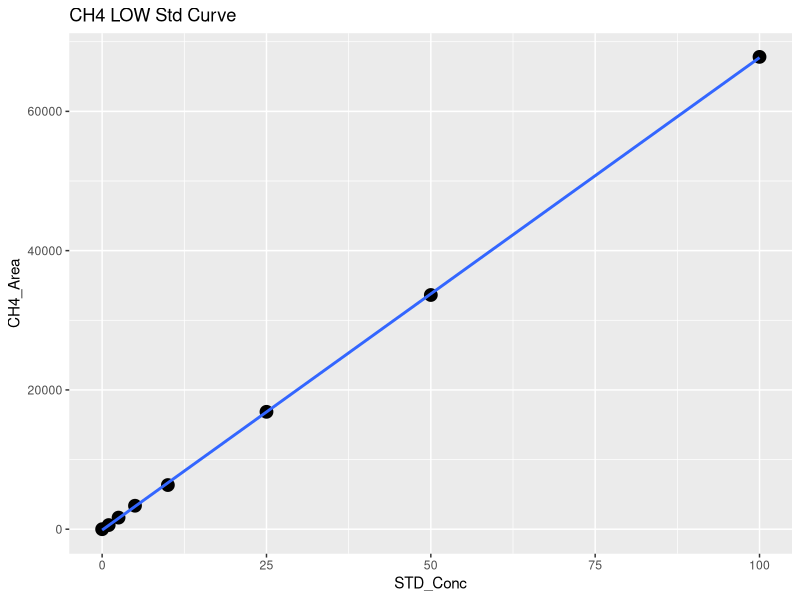
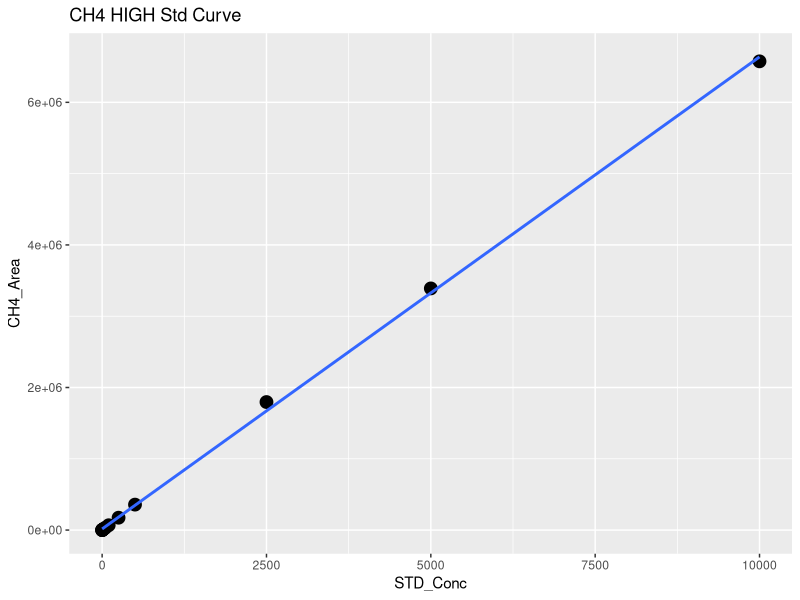
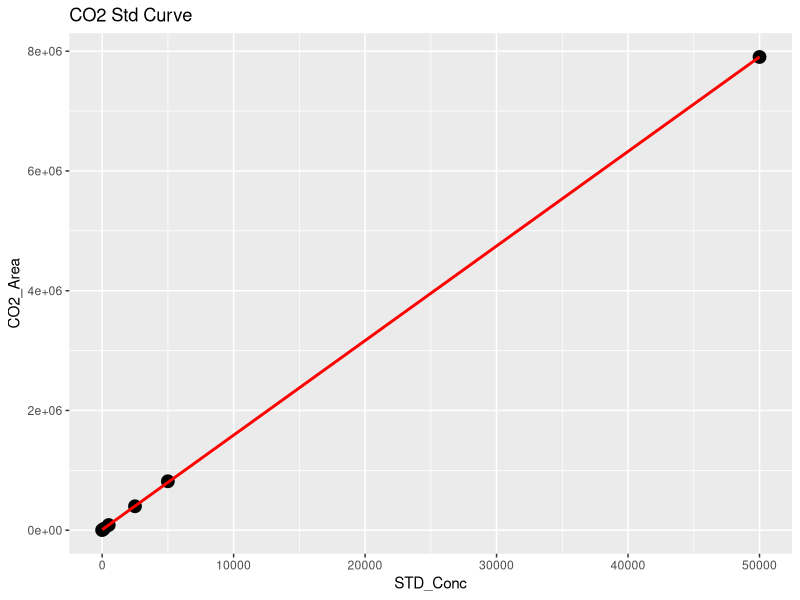
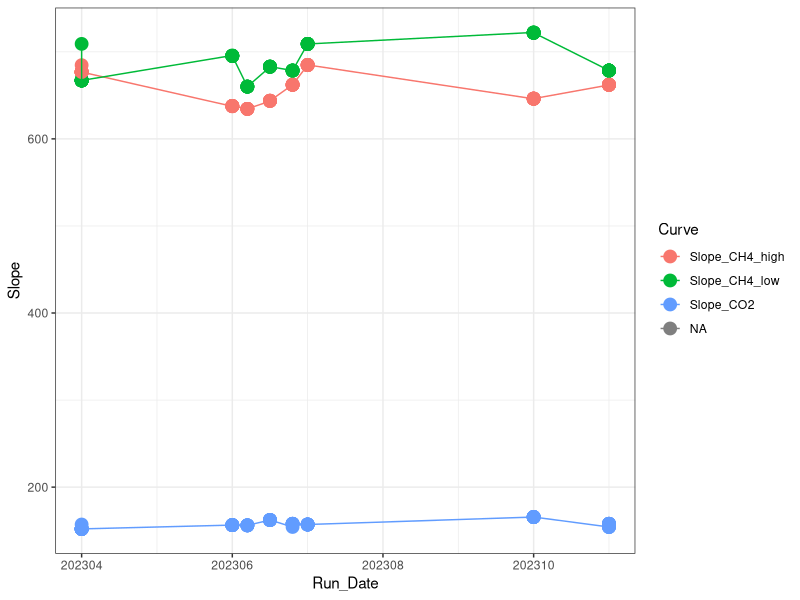

Generate these figures, in order, with R: (Note: this script raises an error after producing the figures.)
## ---- chunk 1
library(dplyr)
library(ggplot2)
library(ggpubr)
library(stringr)
library(readxl)
## ---- chunk 2

#Read in  Data 
raw <- read.csv("2023 Raw Data/TEMPEST_TGW_202311_SW.csv")
head(raw)

#pull out methane standards
stds_ch4 <-  raw %>%  
  filter(str_detect(Sample_Type, "STD_CH4"))
#head(stds_ch4)

#split into high curve and low curve for CH4
stds_ch4_low <- stds_ch4  %>%  
  filter(!STD_Conc > 100)

#Low curve for CH4
CH4_Low <- ggplot(stds_ch4_low, aes(STD_Conc, CH4_Area)) + geom_point(size=4) + 
  geom_smooth(method = "lm", se = FALSE) + labs(title="CH4 LOW Std Curve")
CH4_Low

CH4_Low_lm <- lm(stds_ch4_low$CH4_Area ~ stds_ch4_low$STD_Conc)
summary(CH4_Low_lm)
cf <- coef(CH4_Low_lm)

#create data frame with 1 rows and 0 columns
Slope_CH4_low <- data.frame(matrix(ncol = 0, nrow = 1))
Slope_CH4_low$Curve <- "Slope_CH4_low"
Slope_CH4_low$R2 <- summary(CH4_Low_lm)$adj.r.squared
Slope_CH4_low$Slope <- cf[2]
Slope_CH4_low$Intercept <- cf[1]
#head(Slope_CH4_low)

#High curve for CH4
CH4_High <- ggplot(stds_ch4, aes(STD_Conc, CH4_Area)) + geom_point(size=4) + 
  geom_smooth(method = "lm", se = FALSE) + labs(title="CH4 HIGH Std Curve")
CH4_High

stds_ch4_lm <- lm(stds_ch4$CH4_Area ~ stds_ch4$STD_Conc)
summary(stds_ch4_lm)
cf <- coef(stds_ch4_lm)

#create data frame with 1 rows and 0 columns
Slope_CH4_high <- data.frame(matrix(ncol = 0, nrow = 1))
Slope_CH4_high$Curve <- "Slope_CH4_high"
Slope_CH4_high$R2 <- summary(stds_ch4_lm)$adj.r.squared
Slope_CH4_high$Slope <- cf[2]
Slope_CH4_high$Intercept <- cf[1]
#head(Slope_CH4_high)

#pull out co2 standards
stds_co2 <-  raw %>%  
  filter(str_detect(Sample_Type, "STD_CO2"))
#head(stds_co2)

#CO2 Curve
CO2_stds <- ggplot(stds_co2, aes(STD_Conc, CO2_Area)) + geom_point(size=4) + 
  geom_smooth(method = "lm", se = FALSE, color="red") + labs(title="CO2 Std Curve")
CO2_stds

stds_co2_lm <- lm(stds_co2$CO2_Area ~ stds_co2$STD_Conc)
summary(stds_co2_lm)
cf <- coef(stds_co2_lm)

#create data frame with 1 rows and 0 columns
Slope_CO2 <- data.frame(matrix(ncol = 0, nrow = 1))
Slope_CO2$Curve <- "Slope_CO2"
Slope_CO2$R2 <- summary(stds_co2_lm)$adj.r.squared
Slope_CO2$Slope <- cf[2]
Slope_CO2$Intercept <- cf[1]
#head(Slope_CO2)

#pull all the slopes together into one dataframe 
Slopes <- rbind(Slope_CH4_low, Slope_CH4_high, Slope_CO2)
#head(Slopes)

Slopes$Run_Date <- c(202311, 202311, 202311)

log <- read.csv("2023 Raw Data/COMPASS_TEMPEST_Varian_TGAS_QAQC_2023.csv")
head(log)
log <- log[ ,-c(1)]
log <- rbind(log, Slopes)

Slopes_chk <- ggplot(log, aes(Run_Date, Slope, col=Curve)) + geom_point(size=4) + geom_line() + theme_bw()
Slopes_chk

write.csv(log, "2023 Raw Data/COMPASS_TEMPEST_Varian_TGAS_QAQC_2023.csv")
## ---- chunk 3
#head(raw)

#pull out methane standards
Samples <-  raw %>%  
  filter(!str_detect(Sample_Type, "STD_CH4")) %>%  
  filter(!str_detect(Sample_Type, "STD_CO2")) %>%  
  filter(!str_detect(Sample_Type, "Blank")) %>%  
  filter(!str_detect(Sample_Type, "Chk_STD")) %>%  
   filter(!str_detect(Sample_Type, "CHKSTD")) %>%
  filter(!str_detect(Sample_Type, "CHK_STD")) %>%
  filter(!str_detect(Sample_Type, "NA"))
#head(Samples)

#Now flag any areas that are above the 100ppm area for CH4
Samples$CH4_Curve <- ifelse(Samples$CH4_Area >71000, "High", "Low")
#head(Samples)

#Calculate CH4 concentrations in ppm
Samples$CH4_Conc_ppm <- ifelse(Samples$CH4_Area >71000, (Samples$CH4_Area-Slope_CH4_high$Intercept)/Slope_CH4_high$Slope,                                       (Samples$CH4_Area-Slope_CH4_low$Intercept)/Slope_CH4_low$Slope )

#Calculate CO2 concentrations in ppm 
Samples$CO2_Conc_ppm <- ((Samples$CO2_Area-Slope_CO2$Intercept)/Slope_CO2$Slope) 

#head(Samples)

##########make flags for any dilutions needed 
#highest CH4 standard = 10000
#highest CO2 standard = 50000

Samples$CH4_Flag <- ifelse(Samples$CH4_Conc_ppm >10000, "Needs Dilution", "Within Range")
Samples$CO2_Flag <- ifelse(Samples$CO2_Conc_ppm >50000, "Needs Dilution", "Within Range")
#head(Samples)

## ---- chunk 4

chks <-  raw %>%  
  filter(!str_detect(Sample_Type, "STD_CH4")) %>%  
  filter(!str_detect(Sample_Type, "STD_CO2")) %>%  
  filter(!str_detect(Sample_Type, "Blank")) %>%  
  filter(!str_detect(Sample_Type, "Unknown")) %>%  
  filter(!str_detect(Sample_Type, "NA"))
#head(chks)

#Calculate CH4 concentrations in ppm
chks$CH4_Conc_ppm <- ifelse(chks$CH4_Area >71000, 
                      (chks$CH4_Area-Slope_CH4_high$Intercept)/Slope_CH4_high$Slope,                                       (chks$CH4_Area-Slope_CH4_low$Intercept)/Slope_CH4_low$Slope )

#Calculate CO2 concentrations in ppm 
chks$CO2_Conc_ppm <- ((chks$CO2_Area-Slope_CO2$Intercept)/Slope_CO2$Slope)



#change this if check standard concentrations are different 
level_ch4 <- 5      #ppm
level_co2 <- 1000   #ppm

#calculate percent difference of check standards 
chks$Ch4_diff <- ((chks$CH4_Conc_ppm - level_ch4)/((chks$CH4_Conc_ppm + level_ch4)/2)) * 100
chks$CH4_diff_flag <-  ifelse(chks$Ch4_diff <10, 'YES', 'NO, rerun')

chks$CO2_diff <- ((chks$CO2_Conc_ppm - level_co2)/((chks$CO2_Conc_ppm + level_co2)/2)) * 100
chks$CO2_diff_flag <-  ifelse(chks$CO2_diff <10, 'YES', 'NO, rerun')

#now plot the Ch4 concentrations and the CO2 concentrations vs. the expected concentration 
#then also make the color the percent difference between the expected and observed concentration 

ch4_chk <-  ggplot(data = chks, aes(x = Sample_ID, y = CH4_Conc_ppm, fill=CH4_diff_flag)) +
       geom_bar(stat = 'identity') + 
        scale_fill_manual(values=c( "darkgrey","darkgreen"))+ 
        theme_classic() + labs(x= " ", y="CH4  (ppm)", title="Check Stds: CH4") + 
        theme(legend.position="bottom") +  geom_hline(yintercept=level_ch4, linetype="dashed", 
                color = "black", size=1)


co2_chk <-  ggplot(data = chks, aes(x = Sample_ID, y = CO2_Conc_ppm, fill=CO2_diff_flag)) +
       geom_bar(stat = 'identity') + 
        scale_fill_manual(values=c("darkgreen", "darkgrey"))+
        theme_classic() + labs(x= " ", y="CO2  (ppm)", title="Check Stds: CO2") + 
        theme(legend.position="bottom") +  geom_hline(yintercept=level_co2, linetype="dashed", 
                color = "black", size=1)

ggarrange(ch4_chk, co2_chk, nrow=1, ncol=2)


## ---- chunk 5

#multiply the concentration by the dilution factor
Samples$CH4_Conc_ppm_dilcorr <- (Samples$CH4_Conc_ppm * Samples$Dilution_Factor)

Samples$CO2_Conc_ppm_dilcorr <- (Samples$CO2_Conc_ppm * Samples$Dilution_Factor)

#check results
#head(Samples)

#quick first look at the samples 
ch4_samples <-  ggplot(data = Samples, aes(x = Sample_ID, y = CH4_Conc_ppm, fill=CH4_Flag)) +
       geom_bar(stat = 'identity') + 
        scale_fill_manual(values=c("red", "darkgreen"))+
        theme_classic() + labs(x= " ", y="CH4 (ppm)", title="CH4: Green = Within Range") + 
        theme(legend.position="none") 


co2_samples <-  ggplot(data = Samples, aes(x = Sample_ID, y = CO2_Conc_ppm, fill=CO2_Flag)) +
       geom_bar(stat = 'identity') + 
        scale_fill_manual(values=c("darkgreen","red"))+ 
        theme_classic() + labs(x= " ", y="CO2 (ppm)", title="CO2: Green = Within Range") + 
        theme(legend.position="none") 

ggarrange(ch4_samples, co2_samples, nrow=1, ncol=2)


## ---- chunk 6

# Convert ppm CH4 to total umol CH4 in the sample headspace
# use Ideal Gas Law:  
#   hdsp umol CH4 = ppm CH4*(PV/RT) 
#      P = 1 (pressure in atm)
#      R = 0.082 (gas constant)
#      V = 0.015 (gas syringe volume in L)
#      T = "TempC" column value in Kelvin (equilibration temperature)

#set the volume used for the sample
volume = 0.02  #in Liters (samples are 20mL so 0.02mL )
TempC <-  25 #I am assuming 25C not sure how we want to handle this
IdealGas <- 0.08206

#Calculate CH4 concentrations in ppm
Samples$CH4_Conc_umol <- ifelse(Samples$G_W == "W",
                    ((Samples$CH4_Conc_ppm_dilcorr*((1*volume)/(0.08206*(TempC+273.15))))/(volume)),
                    (Samples$CH4_Conc_ppm_dilcorr*((1*volume)/(0.08206*(TempC+273.15)))))
Samples$CO2_Conc_umol <- ifelse(Samples$G_W == "W",
                    ((Samples$CO2_Conc_ppm_dilcorr*((1*volume)/(0.08206*(TempC+273.15))))/(volume)),
                    (Samples$CO2_Conc_ppm_dilcorr*((1*volume)/(0.08206*(TempC+273.15)))))

Samples$CH4_Conc_nmol <- Samples$CH4_Conc_umol * 1000
Samples$CO2_Conc_nmol <- Samples$CO2_Conc_umol * 1000

#quick first look at the samples 
ch4_samples1 <-  ggplot(data = Samples, aes(x = Sample_ID, y = CH4_Conc_nmol, fill=G_W)) +
       geom_bar(stat = 'identity') + 
        scale_fill_manual(values=c("darkgrey","purple", "darkblue"))+
        theme_classic() + labs(x= " ", y="CH4 (uM)", title="CH4: Blue = PW Sample") + 
        theme(legend.position="none") 


co2_samples1 <-  ggplot(data = Samples, aes(x = Sample_ID, y = CO2_Conc_nmol, fill=G_W)) +
       geom_bar(stat = 'identity') + 
        scale_fill_manual(values=c("darkgrey","purple", "darkblue"))+ 
        theme_classic() + labs(x= " ", y="CO2 (uM)", title="CO2: Blue = PW Sample") + 
        theme(legend.position="none") 

ggarrange(ch4_samples1, co2_samples1, nrow=1, ncol=2)

## ---- chunk 7

#check results
#head(Samples)

#pull out what we need 
Samples1 <- Samples[ ,c(1:3,6:17,21, 26:29)]
#head(Samples1)

write.csv(Samples1, "2023 Processed Data/COMPASS_TEMPEST_TGW_2023011_Processed.csv")
